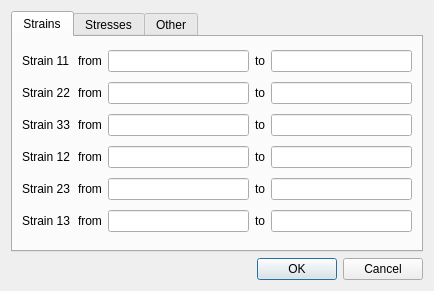
<?xml version="1.0" encoding="UTF-8"?>
<ui version="4.0">
 <class>ResultsRangeDialog</class>
 <widget class="QDialog" name="ResultsRangeDialog">
  <property name="geometry">
   <rect>
    <x>0</x>
    <y>0</y>
    <width>434</width>
    <height>291</height>
   </rect>
  </property>
  <property name="windowTitle">
   <string>Results range</string>
  </property>
  <layout class="QVBoxLayout" name="verticalLayout">
   <item>
    <widget class="QTabWidget" name="tabWidget">
     <property name="currentIndex">
      <number>0</number>
     </property>
     <widget class="QWidget" name="tabStrains">
      <attribute name="title">
       <string>Strains</string>
      </attribute>
      <layout class="QVBoxLayout" name="verticalLayout_2">
       <item>
        <layout class="QHBoxLayout" name="hlStrain11">
         <item>
          <widget class="QLabel" name="labelValue">
           <property name="minimumSize">
            <size>
             <width>50</width>
             <height>0</height>
            </size>
           </property>
           <property name="text">
            <string>Strain 11</string>
           </property>
          </widget>
         </item>
         <item>
          <widget class="QLabel" name="labelFrom">
           <property name="text">
            <string>from</string>
           </property>
          </widget>
         </item>
         <item>
          <widget class="QLineEdit" name="lineEditStrain11Min">
           <property name="inputMask">
            <string notr="true"/>
           </property>
           <property name="placeholderText">
            <string notr="true"/>
           </property>
          </widget>
         </item>
         <item>
          <widget class="QLabel" name="labelTo">
           <property name="text">
            <string>to</string>
           </property>
          </widget>
         </item>
         <item>
          <widget class="QLineEdit" name="lineEditStrain11Max">
           <property name="placeholderText">
            <string notr="true"/>
           </property>
          </widget>
         </item>
        </layout>
       </item>
       <item>
        <layout class="QHBoxLayout" name="hlStrain22">
         <item>
          <widget class="QLabel" name="labelValue_6">
           <property name="minimumSize">
            <size>
             <width>50</width>
             <height>0</height>
            </size>
           </property>
           <property name="text">
            <string>Strain 22</string>
           </property>
          </widget>
         </item>
         <item>
          <widget class="QLabel" name="labelFrom_6">
           <property name="text">
            <string>from</string>
           </property>
          </widget>
         </item>
         <item>
          <widget class="QLineEdit" name="lineEditStrain22Min">
           <property name="inputMask">
            <string notr="true"/>
           </property>
           <property name="placeholderText">
            <string notr="true"/>
           </property>
          </widget>
         </item>
         <item>
          <widget class="QLabel" name="labelTo_6">
           <property name="text">
            <string>to</string>
           </property>
          </widget>
         </item>
         <item>
          <widget class="QLineEdit" name="lineEditStrain22Max">
           <property name="placeholderText">
            <string notr="true"/>
           </property>
          </widget>
         </item>
        </layout>
       </item>
       <item>
        <layout class="QHBoxLayout" name="hlStrain33">
         <item>
          <widget class="QLabel" name="labelValue_5">
           <property name="minimumSize">
            <size>
             <width>50</width>
             <height>0</height>
            </size>
           </property>
           <property name="text">
            <string>Strain 33</string>
           </property>
          </widget>
         </item>
         <item>
          <widget class="QLabel" name="labelFrom_5">
           <property name="text">
            <string>from</string>
           </property>
          </widget>
         </item>
         <item>
          <widget class="QLineEdit" name="lineEditStrain33Min">
           <property name="inputMask">
            <string notr="true"/>
           </property>
           <property name="placeholderText">
            <string notr="true"/>
           </property>
          </widget>
         </item>
         <item>
          <widget class="QLabel" name="labelTo_5">
           <property name="text">
            <string>to</string>
           </property>
          </widget>
         </item>
         <item>
          <widget class="QLineEdit" name="lineEditStrain33Max">
           <property name="placeholderText">
            <string notr="true"/>
           </property>
          </widget>
         </item>
        </layout>
       </item>
       <item>
        <layout class="QHBoxLayout" name="hlStrain12">
         <item>
          <widget class="QLabel" name="labelValue_2">
           <property name="minimumSize">
            <size>
             <width>50</width>
             <height>0</height>
            </size>
           </property>
           <property name="text">
            <string>Strain 12</string>
           </property>
          </widget>
         </item>
         <item>
          <widget class="QLabel" name="labelFrom_2">
           <property name="text">
            <string>from</string>
           </property>
          </widget>
         </item>
         <item>
          <widget class="QLineEdit" name="lineEditStrain12Min">
           <property name="inputMask">
            <string notr="true"/>
           </property>
           <property name="placeholderText">
            <string notr="true"/>
           </property>
          </widget>
         </item>
         <item>
          <widget class="QLabel" name="labelTo_2">
           <property name="text">
            <string>to</string>
           </property>
          </widget>
         </item>
         <item>
          <widget class="QLineEdit" name="lineEditStrain12Max">
           <property name="placeholderText">
            <string notr="true"/>
           </property>
          </widget>
         </item>
        </layout>
       </item>
       <item>
        <layout class="QHBoxLayout" name="hlStrain23">
         <item>
          <widget class="QLabel" name="labelValue_3">
           <property name="minimumSize">
            <size>
             <width>50</width>
             <height>0</height>
            </size>
           </property>
           <property name="text">
            <string>Strain 23</string>
           </property>
          </widget>
         </item>
         <item>
          <widget class="QLabel" name="labelFrom_3">
           <property name="text">
            <string>from</string>
           </property>
          </widget>
         </item>
         <item>
          <widget class="QLineEdit" name="lineEditStrain23Min">
           <property name="inputMask">
            <string notr="true"/>
           </property>
           <property name="placeholderText">
            <string notr="true"/>
           </property>
          </widget>
         </item>
         <item>
          <widget class="QLabel" name="labelTo_3">
           <property name="text">
            <string>to</string>
           </property>
          </widget>
         </item>
         <item>
          <widget class="QLineEdit" name="lineEditStrain23Max">
           <property name="placeholderText">
            <string notr="true"/>
           </property>
          </widget>
         </item>
        </layout>
       </item>
       <item>
        <layout class="QHBoxLayout" name="hlStrain13">
         <item>
          <widget class="QLabel" name="labelValue_4">
           <property name="minimumSize">
            <size>
             <width>50</width>
             <height>0</height>
            </size>
           </property>
           <property name="text">
            <string>Strain 13</string>
           </property>
          </widget>
         </item>
         <item>
          <widget class="QLabel" name="labelFrom_4">
           <property name="text">
            <string>from</string>
           </property>
          </widget>
         </item>
         <item>
          <widget class="QLineEdit" name="lineEditStrain13Min">
           <property name="inputMask">
            <string notr="true"/>
           </property>
           <property name="placeholderText">
            <string notr="true"/>
           </property>
          </widget>
         </item>
         <item>
          <widget class="QLabel" name="labelTo_4">
           <property name="text">
            <string>to</string>
           </property>
          </widget>
         </item>
         <item>
          <widget class="QLineEdit" name="lineEditStrain13Max">
           <property name="placeholderText">
            <string notr="true"/>
           </property>
          </widget>
         </item>
        </layout>
       </item>
      </layout>
     </widget>
     <widget class="QWidget" name="tabStresses">
      <attribute name="title">
       <string>Stresses</string>
      </attribute>
      <layout class="QVBoxLayout" name="verticalLayout_3">
       <item>
        <layout class="QHBoxLayout" name="hlStress11_2">
         <item>
          <widget class="QLabel" name="labelValue_9">
           <property name="minimumSize">
            <size>
             <width>50</width>
             <height>0</height>
            </size>
           </property>
           <property name="text">
            <string>Stress 11</string>
           </property>
          </widget>
         </item>
         <item>
          <widget class="QLabel" name="labelFrom_9">
           <property name="text">
            <string>from</string>
           </property>
          </widget>
         </item>
         <item>
          <widget class="QLineEdit" name="lineEditStress11Min">
           <property name="inputMask">
            <string notr="true"/>
           </property>
           <property name="placeholderText">
            <string notr="true"/>
           </property>
          </widget>
         </item>
         <item>
          <widget class="QLabel" name="labelTo_9">
           <property name="text">
            <string>to</string>
           </property>
          </widget>
         </item>
         <item>
          <widget class="QLineEdit" name="lineEditStress11Max">
           <property name="placeholderText">
            <string notr="true"/>
           </property>
          </widget>
         </item>
        </layout>
       </item>
       <item>
        <layout class="QHBoxLayout" name="hlStress22_2">
         <item>
          <widget class="QLabel" name="labelValue_12">
           <property name="minimumSize">
            <size>
             <width>50</width>
             <height>0</height>
            </size>
           </property>
           <property name="text">
            <string>Stress 22</string>
           </property>
          </widget>
         </item>
         <item>
          <widget class="QLabel" name="labelFrom_12">
           <property name="text">
            <string>from</string>
           </property>
          </widget>
         </item>
         <item>
          <widget class="QLineEdit" name="lineEditStress22Min">
           <property name="inputMask">
            <string notr="true"/>
           </property>
           <property name="placeholderText">
            <string notr="true"/>
           </property>
          </widget>
         </item>
         <item>
          <widget class="QLabel" name="labelTo_12">
           <property name="text">
            <string>to</string>
           </property>
          </widget>
         </item>
         <item>
          <widget class="QLineEdit" name="lineEditStress22Max">
           <property name="placeholderText">
            <string notr="true"/>
           </property>
          </widget>
         </item>
        </layout>
       </item>
       <item>
        <layout class="QHBoxLayout" name="hlStress33_2">
         <item>
          <widget class="QLabel" name="labelValue_10">
           <property name="minimumSize">
            <size>
             <width>50</width>
             <height>0</height>
            </size>
           </property>
           <property name="text">
            <string>Stress 33</string>
           </property>
          </widget>
         </item>
         <item>
          <widget class="QLabel" name="labelFrom_10">
           <property name="text">
            <string>from</string>
           </property>
          </widget>
         </item>
         <item>
          <widget class="QLineEdit" name="lineEditStress33Min">
           <property name="inputMask">
            <string notr="true"/>
           </property>
           <property name="placeholderText">
            <string notr="true"/>
           </property>
          </widget>
         </item>
         <item>
          <widget class="QLabel" name="labelTo_10">
           <property name="text">
            <string>to</string>
           </property>
          </widget>
         </item>
         <item>
          <widget class="QLineEdit" name="lineEditStress33Max">
           <property name="placeholderText">
            <string notr="true"/>
           </property>
          </widget>
         </item>
        </layout>
       </item>
       <item>
        <layout class="QHBoxLayout" name="hlStress12_2">
         <item>
          <widget class="QLabel" name="labelValue_7">
           <property name="minimumSize">
            <size>
             <width>50</width>
             <height>0</height>
            </size>
           </property>
           <property name="text">
            <string>Stress 12</string>
           </property>
          </widget>
         </item>
         <item>
          <widget class="QLabel" name="labelFrom_7">
           <property name="text">
            <string>from</string>
           </property>
          </widget>
         </item>
         <item>
          <widget class="QLineEdit" name="lineEditStress12Min">
           <property name="inputMask">
            <string notr="true"/>
           </property>
           <property name="placeholderText">
            <string notr="true"/>
           </property>
          </widget>
         </item>
         <item>
          <widget class="QLabel" name="labelTo_7">
           <property name="text">
            <string>to</string>
           </property>
          </widget>
         </item>
         <item>
          <widget class="QLineEdit" name="lineEditStress12Max">
           <property name="placeholderText">
            <string notr="true"/>
           </property>
          </widget>
         </item>
        </layout>
       </item>
       <item>
        <layout class="QHBoxLayout" name="hlStress23_2">
         <item>
          <widget class="QLabel" name="labelValue_8">
           <property name="minimumSize">
            <size>
             <width>50</width>
             <height>0</height>
            </size>
           </property>
           <property name="text">
            <string>Stress 23</string>
           </property>
          </widget>
         </item>
         <item>
          <widget class="QLabel" name="labelFrom_8">
           <property name="text">
            <string>from</string>
           </property>
          </widget>
         </item>
         <item>
          <widget class="QLineEdit" name="lineEditStress23Min">
           <property name="inputMask">
            <string notr="true"/>
           </property>
           <property name="placeholderText">
            <string notr="true"/>
           </property>
          </widget>
         </item>
         <item>
          <widget class="QLabel" name="labelTo_8">
           <property name="text">
            <string>to</string>
           </property>
          </widget>
         </item>
         <item>
          <widget class="QLineEdit" name="lineEditStress23Max">
           <property name="placeholderText">
            <string notr="true"/>
           </property>
          </widget>
         </item>
        </layout>
       </item>
       <item>
        <layout class="QHBoxLayout" name="hlStress13_2">
         <item>
          <widget class="QLabel" name="labelValue_11">
           <property name="minimumSize">
            <size>
             <width>50</width>
             <height>0</height>
            </size>
           </property>
           <property name="text">
            <string>Stress 13</string>
           </property>
          </widget>
         </item>
         <item>
          <widget class="QLabel" name="labelFrom_11">
           <property name="text">
            <string>from</string>
           </property>
          </widget>
         </item>
         <item>
          <widget class="QLineEdit" name="lineEditStress13Min">
           <property name="inputMask">
            <string notr="true"/>
           </property>
           <property name="placeholderText">
            <string notr="true"/>
           </property>
          </widget>
         </item>
         <item>
          <widget class="QLabel" name="labelTo_11">
           <property name="text">
            <string>to</string>
           </property>
          </widget>
         </item>
         <item>
          <widget class="QLineEdit" name="lineEditStress13Max">
           <property name="placeholderText">
            <string notr="true"/>
           </property>
          </widget>
         </item>
        </layout>
       </item>
      </layout>
     </widget>
     <widget class="QWidget" name="tab">
      <attribute name="title">
       <string>Other</string>
      </attribute>
      <layout class="QVBoxLayout" name="verticalLayout_4">
       <item>
        <layout class="QHBoxLayout" name="hlStress11_3">
         <item>
          <widget class="QLabel" name="labelValue_13">
           <property name="minimumSize">
            <size>
             <width>50</width>
             <height>0</height>
            </size>
           </property>
           <property name="text">
            <string>Von Mises</string>
           </property>
          </widget>
         </item>
         <item>
          <widget class="QLabel" name="labelFrom_13">
           <property name="text">
            <string>from</string>
           </property>
          </widget>
         </item>
         <item>
          <widget class="QLineEdit" name="lineEditVonMisesMin">
           <property name="inputMask">
            <string notr="true"/>
           </property>
           <property name="placeholderText">
            <string notr="true"/>
           </property>
          </widget>
         </item>
         <item>
          <widget class="QLabel" name="labelTo_13">
           <property name="text">
            <string>to</string>
           </property>
          </widget>
         </item>
         <item>
          <widget class="QLineEdit" name="lineEditVonMisesMax">
           <property name="placeholderText">
            <string notr="true"/>
           </property>
          </widget>
         </item>
        </layout>
       </item>
       <item>
        <spacer name="verticalSpacer">
         <property name="orientation">
          <enum>Qt::Vertical</enum>
         </property>
         <property name="sizeHint" stdset="0">
          <size>
           <width>20</width>
           <height>40</height>
          </size>
         </property>
        </spacer>
       </item>
      </layout>
     </widget>
    </widget>
   </item>
   <item>
    <widget class="QDialogButtonBox" name="buttonBox">
     <property name="orientation">
      <enum>Qt::Horizontal</enum>
     </property>
     <property name="standardButtons">
      <set>QDialogButtonBox::Cancel|QDialogButtonBox::Ok</set>
     </property>
    </widget>
   </item>
  </layout>
 </widget>
 <resources/>
 <connections>
  <connection>
   <sender>buttonBox</sender>
   <signal>accepted()</signal>
   <receiver>ResultsRangeDialog</receiver>
   <slot>accept()</slot>
   <hints>
    <hint type="sourcelabel">
     <x>248</x>
     <y>254</y>
    </hint>
    <hint type="destinationlabel">
     <x>157</x>
     <y>274</y>
    </hint>
   </hints>
  </connection>
  <connection>
   <sender>buttonBox</sender>
   <signal>rejected()</signal>
   <receiver>ResultsRangeDialog</receiver>
   <slot>reject()</slot>
   <hints>
    <hint type="sourcelabel">
     <x>316</x>
     <y>260</y>
    </hint>
    <hint type="destinationlabel">
     <x>286</x>
     <y>274</y>
    </hint>
   </hints>
  </connection>
 </connections>
</ui>
